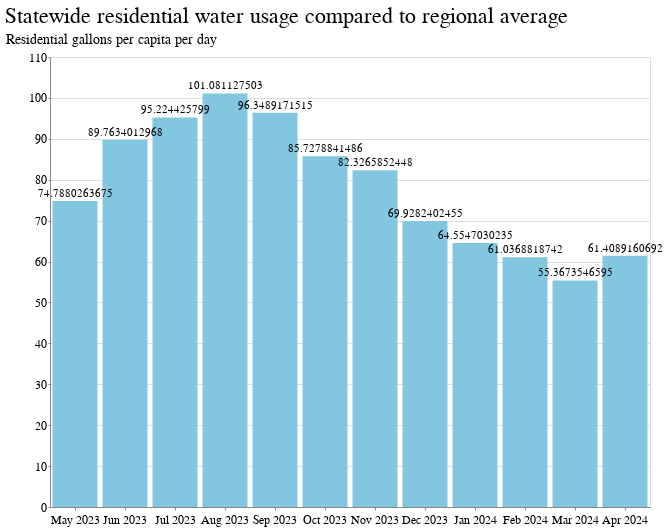

Write notebook code for a chart like this one.
### Code cell
base = alt.Chart(
    statewide_df.tail(12)
).encode(
    x=alt.X("yearmonth(report_period_start_date):O").axis(title=""),
    tooltip=["pop_weighted_rgpcd","report_period_start_date"]
)

bar = base.mark_bar(color="#83c6e0").encode(
    y=alt.Y("pop_weighted_rgpcd", stack=None).axis(title="Residential gallons per capita per day"),
    text="pop_weighted_rgpcd"
)

# avg_line = base.mark_line(interpolate='step', color='#1281aa').encode(
#     y=alt.Y("regional_r_gpcd"),
#     text="regional_r_gpcd"
# )

# goal_line = alt.Chart(pd.DataFrame({'y': [80]})).mark_rule(color="#b75a36",strokeDash=[10,11]).encode(y='y')

(
    bar + 
    # avg_line + 
    bar.mark_text(align='center', dy=-7) 
    # avg_line.mark_text(align='center', dy=-7)
).properties(title=f"Statewide residential water usage compared to regional average", width=600)

### Figure 1 — Vega-Lite specification as saved in the notebook (floating-point values rounded to 4 significant figures)
{"config": {"view": {"width": 800, "height": 450}, "background": "#ffffff", "title": {"anchor": "start", "font": "BentonGothic-Bold, sans", "fontColor": "#000000", "fontSize": 22, "fontWeight": "normal"}, "arc": {"fill": "#82c6df"}, "area": {"fill": "#82c6df"}, "line": {"stroke": "#82c6df", "strokeWidth": 3}, "path": {"stroke": "#82c6df"}, "rect": {"fill": "#82c6df"}, "shape": {"stroke": "#82c6df"}, "bar": {"fill": "#82c6df"}, "point": {"stroke": "#82c6df"}, "symbol": {"fill": "#82c6df", "size": 30}, "axis": {"titleFont": "BentonGothic-Bold, sans", "titleFontSize": 14, "titleFontWeight": "normal", "labelFont": "BentonGothic, sans", "labelFontSize": 12, "labelFontWeight": "normal"}, "axisX": {"labelAngle": 0, "labelPadding": 4, "tickSize": 3}, "axisY": {"labelBaseline": "middle", "maxExtent": 45, "minExtent": 45, "tickSize": 2, "titleAlign": "left", "titleAngle": 0, "titleX": -45, "titleY": -11}, "legend": {"titleFont": "BentonGothic-Bold, sans", "titleFontSize": 14, "titleFontWeight": "normal", "symbolType": "square", "labelFont": "BentonGothic, sans", "labelFontSize": 13}, "range": {"category": ["#3580b1", "#ec8431", "#ab7fb4", "#c89d29", "#adc839", "#829eb1"], "diverging": ["#e68a4f", "#f4bb6a", "#f9e39c", "#dadfe2", "#a6b7c6", "#849eae"], "heatmap": ["#fbf2c7", "#f9e39c", "#f8d36e", "#f4bb6a", "#e68a4f", "#d15a40", "#ab4232"], "ordinal": ["#fbf2c7", "#f9e39c", "#f8d36e", "#f4bb6a", "#e68a4f", "#d15a40", "#ab4232"], "ramp": ["#fbf2c7", "#f9e39c", "#f8d36e", "#f4bb6a", "#e68a4f", "#d15a40", "#ab4232"]}}, "layer": [{"mark": {"type": "bar", "color": "#83c6e0"}, "encoding": {"text": {"field": "pop_weighted_rgpcd", "type": "quantitative"}, "tooltip": [{"field": "pop_weighted_rgpcd", "type": "quantitative"}, {"field": "report_period_start_date", "type": "temporal"}], "x": {"axis": {"title": ""}, "field": "report_period_start_date", "timeUnit": "yearmonth", "type": "ordinal"}, "y": {"axis": {"title": "Residential gallons per capita per day"}, "field": "pop_weighted_rgpcd", "stack": null, "type": "quantitative"}}}, {"mark": {"type": "text", "align": "center", "dy": -7}, "encoding": {"text": {"field": "pop_weighted_rgpcd", "type": "quantitative"}, "tooltip": [{"field": "pop_weighted_rgpcd", "type": "quantitative"}, {"field": "report_period_start_date", "type": "temporal"}], "x": {"axis": {"title": ""}, "field": "report_period_start_date", "timeUnit": "yearmonth", "type": "ordinal"}, "y": {"axis": {"title": "Residential gallons per capita per day"}, "field": "pop_weighted_rgpcd", "stack": null, "type": "quantitative"}}}], "data": {"name": "data-a88dd4ab8a4f400170814bc50b11a385"}, "title": "Statewide residential water usage compared to regional average", "width": 600, "$schema": "https://vega.github.io/schema/vega-lite/v5.16.3.json", "datasets": {"data-a88dd4ab8a4f400170814bc50b11a385": [{"report_period_start_date": "2023-05-01T00:00:00", "total_pop": 36490000.0, "total_gallons": 158700000000.0, "pop_weighted_rgpcd": 74.79}, {"report_period_start_date": "2023-06-01T00:00:00", "total_pop": 36640000.0, "total_gallons": 170100000000.0, "pop_weighted_rgpcd": 89.76}, {"report_period_start_date": "2023-07-01T00:00:00", "total_pop": 35260000.0, "total_gallons": -1822000000000.0, "pop_weighted_rgpcd": 95.22}, {"report_period_start_date": "2023-08-01T00:00:00", "total_pop": 36640000.0, "total_gallons": -10680000000000.0, "pop_weighted_rgpcd": 101.1}, {"report_period_start_date": "2023-09-01T00:00:00", "total_pop": 37170000.0, "total_gallons": 166000000000.0, "pop_weighted_rgpcd": 96.35}, {"report_period_start_date": "2023-10-01T00:00:00", "total_pop": 35220000.0, "total_gallons": 155100000000.0, "pop_weighted_rgpcd": 85.73}, {"report_period_start_date": "2023-11-01T00:00:00", "total_pop": 36250000.0, "total_gallons": 132700000000.0, "pop_weighted_rgpcd": 82.33}, {"report_period_start_date": "2023-12-01T00:00:00", "total_pop": 36180000.0, "total_gallons": 91440000000.0, "pop_weighted_rgpcd": 69.93}, {"report_period_start_date": "2024-01-01T00:00:00", "total_pop": 34140000.0, "total_gallons": 95940000000.0, "pop_weighted_rgpcd": 64.55}, {"report_period_start_date": "2024-02-01T00:00:00", "total_pop": 34140000.0, "total_gallons": 87700000000.0, "pop_weighted_rgpcd": 61.04}, {"report_period_start_date": "2024-03-01T00:00:00", "total_pop": 35630000.0, "total_gallons": 105700000000.0, "pop_weighted_rgpcd": 55.37}, {"report_period_start_date": "2024-04-01T00:00:00", "total_pop": 31270000.0, "total_gallons": 99010000000.0, "pop_weighted_rgpcd": 61.41}]}}
